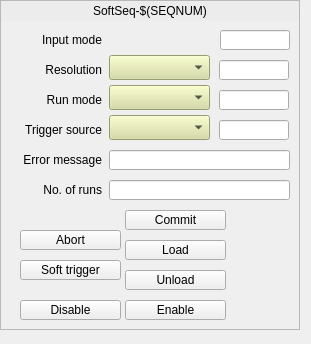
<?xml version="1.0" encoding="UTF-8"?>
<ui version="4.0">
 <class>Form</class>
 <widget class="QWidget" name="Form">
  <property name="geometry">
   <rect>
    <x>0</x>
    <y>0</y>
    <width>311</width>
    <height>344</height>
   </rect>
  </property>
  <property name="windowTitle">
   <string>Form</string>
  </property>
  <widget class="QFrame" name="frame">
   <property name="geometry">
    <rect>
     <x>0</x>
     <y>0</y>
     <width>300</width>
     <height>330</height>
    </rect>
   </property>
   <property name="frameShape">
    <enum>QFrame::StyledPanel</enum>
   </property>
   <property name="frameShadow">
    <enum>QFrame::Raised</enum>
   </property>
   <widget class="QLabel" name="label_8">
    <property name="geometry">
     <rect>
      <x>1</x>
      <y>180</y>
      <width>101</width>
      <height>20</height>
     </rect>
    </property>
    <property name="text">
     <string>No. of runs</string>
    </property>
    <property name="alignment">
     <set>Qt::AlignRight|Qt::AlignTrailing|Qt::AlignVCenter</set>
    </property>
   </widget>
   <widget class="caMessageButton" name="camessagebutton_4">
    <property name="geometry">
     <rect>
      <x>125</x>
      <y>300</y>
      <width>101</width>
      <height>20</height>
     </rect>
    </property>
    <property name="text">
     <string>Enable</string>
    </property>
    <property name="channel" stdset="0">
     <string notr="true">$(EVG):SoftSeq-$(SEQNUM)-Enable-Cmd</string>
    </property>
    <property name="releaseMessage">
     <string notr="true">0</string>
    </property>
   </widget>
   <widget class="caMessageButton" name="camessagebutton_7">
    <property name="geometry">
     <rect>
      <x>20</x>
      <y>260</y>
      <width>101</width>
      <height>20</height>
     </rect>
    </property>
    <property name="text">
     <string>Soft trigger</string>
    </property>
    <property name="channel" stdset="0">
     <string notr="true">$(EVG):SoftSeq-$(SEQNUM)-SoftTrig-Cmd</string>
    </property>
    <property name="releaseMessage">
     <string notr="true">1</string>
    </property>
   </widget>
   <widget class="caMessageButton" name="camessagebutton">
    <property name="geometry">
     <rect>
      <x>125</x>
      <y>210</y>
      <width>101</width>
      <height>20</height>
     </rect>
    </property>
    <property name="text">
     <string>Commit</string>
    </property>
    <property name="channel" stdset="0">
     <string notr="true">$(EVG):SoftSeq-$(SEQNUM)-Commit-Cmd</string>
    </property>
    <property name="releaseMessage">
     <string notr="true">0</string>
    </property>
   </widget>
   <widget class="caLed" name="caled_5">
    <property name="geometry">
     <rect>
      <x>235</x>
      <y>300</y>
      <width>20</width>
      <height>20</height>
     </rect>
    </property>
    <property name="toolTip">
     <string>Master enable for the EVR. If not set then very little will happen.</string>
    </property>
    <property name="rectangular">
     <bool>false</bool>
    </property>
    <property name="channel" stdset="0">
     <string notr="true">$(EVG):SoftSeq-$(SEQNUM)-Enable-RB</string>
    </property>
    <property name="falseColor">
     <color>
      <red>218</red>
      <green>218</green>
      <blue>218</blue>
     </color>
    </property>
    <property name="trueColor">
     <color>
      <red>0</red>
      <green>205</green>
      <blue>0</blue>
     </color>
    </property>
    <property name="undefinedColor">
     <color>
      <red>255</red>
      <green>255</green>
      <blue>255</blue>
     </color>
    </property>
   </widget>
   <widget class="caLed" name="caled_2">
    <property name="geometry">
     <rect>
      <x>235</x>
      <y>210</y>
      <width>20</width>
      <height>20</height>
     </rect>
    </property>
    <property name="toolTip">
     <string>Master enable for the EVR. If not set then very little will happen.</string>
    </property>
    <property name="rectangular">
     <bool>false</bool>
    </property>
    <property name="channel" stdset="0">
     <string notr="true">$(EVG):SoftSeq-$(SEQNUM)-Commit-RB</string>
    </property>
    <property name="falseColor">
     <color>
      <red>218</red>
      <green>218</green>
      <blue>218</blue>
     </color>
    </property>
    <property name="trueColor">
     <color>
      <red>0</red>
      <green>205</green>
      <blue>0</blue>
     </color>
    </property>
    <property name="undefinedColor">
     <color>
      <red>255</red>
      <green>255</green>
      <blue>255</blue>
     </color>
    </property>
   </widget>
   <widget class="caLineEdit" name="calineedit_14">
    <property name="geometry">
     <rect>
      <x>219</x>
      <y>120</y>
      <width>70</width>
      <height>20</height>
     </rect>
    </property>
    <property name="alignment">
     <set>Qt::AlignLeading|Qt::AlignLeft|Qt::AlignVCenter</set>
    </property>
    <property name="channel" stdset="0">
     <string notr="true">$(EVG):SoftSeq-$(SEQNUM)-TrigSrc-RB</string>
    </property>
   </widget>
   <widget class="caLed" name="caled_3">
    <property name="geometry">
     <rect>
      <x>235</x>
      <y>240</y>
      <width>20</width>
      <height>20</height>
     </rect>
    </property>
    <property name="toolTip">
     <string>Master enable for the EVR. If not set then very little will happen.</string>
    </property>
    <property name="rectangular">
     <bool>false</bool>
    </property>
    <property name="channel" stdset="0">
     <string notr="true">$(EVG):SoftSeq-$(SEQNUM)-Load-RB</string>
    </property>
    <property name="falseColor">
     <color>
      <red>218</red>
      <green>218</green>
      <blue>218</blue>
     </color>
    </property>
    <property name="trueColor">
     <color>
      <red>0</red>
      <green>205</green>
      <blue>0</blue>
     </color>
    </property>
    <property name="undefinedColor">
     <color>
      <red>255</red>
      <green>255</green>
      <blue>255</blue>
     </color>
    </property>
   </widget>
   <widget class="caMessageButton" name="camessagebutton_2">
    <property name="geometry">
     <rect>
      <x>125</x>
      <y>240</y>
      <width>101</width>
      <height>20</height>
     </rect>
    </property>
    <property name="text">
     <string>Load</string>
    </property>
    <property name="channel" stdset="0">
     <string notr="true">$(EVG):SoftSeq-$(SEQNUM)-Load-Cmd</string>
    </property>
    <property name="releaseMessage">
     <string notr="true">0</string>
    </property>
   </widget>
   <widget class="caMessageButton" name="camessagebutton_6">
    <property name="geometry">
     <rect>
      <x>20</x>
      <y>230</y>
      <width>101</width>
      <height>20</height>
     </rect>
    </property>
    <property name="text">
     <string>Abort</string>
    </property>
    <property name="channel" stdset="0">
     <string notr="true">$(EVG):SoftSeq-$(SEQNUM)-Abort-Cmd</string>
    </property>
    <property name="releaseMessage">
     <string notr="true">1</string>
    </property>
   </widget>
   <widget class="caLineEdit" name="calineedit_12">
    <property name="geometry">
     <rect>
      <x>219</x>
      <y>60</y>
      <width>70</width>
      <height>20</height>
     </rect>
    </property>
    <property name="alignment">
     <set>Qt::AlignLeading|Qt::AlignLeft|Qt::AlignVCenter</set>
    </property>
    <property name="channel" stdset="0">
     <string notr="true">$(EVG):SoftSeq-$(SEQNUM)-TsResolution-RB</string>
    </property>
   </widget>
   <widget class="caMenu" name="camenu_3">
    <property name="geometry">
     <rect>
      <x>109</x>
      <y>115</y>
      <width>101</width>
      <height>25</height>
     </rect>
    </property>
    <property name="styleSheet">
     <string notr="true">background-color: rgb(212, 219, 157);</string>
    </property>
    <property name="channel" stdset="0">
     <string notr="true">$(EVG):SoftSeq-$(SEQNUM)-TrigSrc-Sel</string>
    </property>
   </widget>
   <widget class="QLabel" name="label_4">
    <property name="geometry">
     <rect>
      <x>1</x>
      <y>60</y>
      <width>101</width>
      <height>20</height>
     </rect>
    </property>
    <property name="text">
     <string>Resolution</string>
    </property>
    <property name="alignment">
     <set>Qt::AlignRight|Qt::AlignTrailing|Qt::AlignVCenter</set>
    </property>
   </widget>
   <widget class="caLed" name="caled_4">
    <property name="geometry">
     <rect>
      <x>235</x>
      <y>270</y>
      <width>20</width>
      <height>20</height>
     </rect>
    </property>
    <property name="toolTip">
     <string>Master enable for the EVR. If not set then very little will happen.</string>
    </property>
    <property name="rectangular">
     <bool>false</bool>
    </property>
    <property name="channel" stdset="0">
     <string notr="true">$(EVG):AcTrig-Bypass-RB</string>
    </property>
    <property name="falseColor">
     <color>
      <red>218</red>
      <green>218</green>
      <blue>218</blue>
     </color>
    </property>
    <property name="trueColor">
     <color>
      <red>0</red>
      <green>205</green>
      <blue>0</blue>
     </color>
    </property>
    <property name="undefinedColor">
     <color>
      <red>255</red>
      <green>255</green>
      <blue>255</blue>
     </color>
    </property>
   </widget>
   <widget class="caMenu" name="camenu_2">
    <property name="geometry">
     <rect>
      <x>109</x>
      <y>85</y>
      <width>101</width>
      <height>25</height>
     </rect>
    </property>
    <property name="styleSheet">
     <string notr="true">background-color: rgb(212, 219, 157);</string>
    </property>
    <property name="channel" stdset="0">
     <string notr="true">$(EVG):SoftSeq-$(SEQNUM)-RunMode-Sel</string>
    </property>
   </widget>
   <widget class="caMenu" name="camenu">
    <property name="geometry">
     <rect>
      <x>109</x>
      <y>55</y>
      <width>101</width>
      <height>25</height>
     </rect>
    </property>
    <property name="styleSheet">
     <string notr="true">background-color: rgb(212, 219, 157);</string>
    </property>
    <property name="channel" stdset="0">
     <string notr="true">$(EVG):SoftSeq-$(SEQNUM)-TsResolution-Sel</string>
    </property>
   </widget>
   <widget class="caMessageButton" name="camessagebutton_5">
    <property name="geometry">
     <rect>
      <x>20</x>
      <y>300</y>
      <width>101</width>
      <height>20</height>
     </rect>
    </property>
    <property name="text">
     <string>Disable</string>
    </property>
    <property name="channel" stdset="0">
     <string notr="true">$(EVG):SoftSeq-$(SEQNUM)-Disable-Cmd</string>
    </property>
    <property name="releaseMessage">
     <string notr="true">1</string>
    </property>
   </widget>
   <widget class="caLineEdit" name="calineedit_13">
    <property name="geometry">
     <rect>
      <x>219</x>
      <y>90</y>
      <width>70</width>
      <height>20</height>
     </rect>
    </property>
    <property name="alignment">
     <set>Qt::AlignLeading|Qt::AlignLeft|Qt::AlignVCenter</set>
    </property>
    <property name="channel" stdset="0">
     <string notr="true">$(EVG):SoftSeq-$(SEQNUM)-RunMode-RB</string>
    </property>
   </widget>
   <widget class="caMessageButton" name="camessagebutton_3">
    <property name="geometry">
     <rect>
      <x>125</x>
      <y>270</y>
      <width>101</width>
      <height>20</height>
     </rect>
    </property>
    <property name="text">
     <string>Unload</string>
    </property>
    <property name="channel" stdset="0">
     <string notr="true">$(EVG):SoftSeq-$(SEQNUM)-Unload-Cmd</string>
    </property>
    <property name="releaseMessage">
     <string notr="true">1</string>
    </property>
   </widget>
   <widget class="QLabel" name="label_5">
    <property name="geometry">
     <rect>
      <x>1</x>
      <y>90</y>
      <width>101</width>
      <height>20</height>
     </rect>
    </property>
    <property name="text">
     <string>Run mode</string>
    </property>
    <property name="alignment">
     <set>Qt::AlignRight|Qt::AlignTrailing|Qt::AlignVCenter</set>
    </property>
   </widget>
   <widget class="QLabel" name="label_7">
    <property name="geometry">
     <rect>
      <x>1</x>
      <y>150</y>
      <width>101</width>
      <height>20</height>
     </rect>
    </property>
    <property name="text">
     <string>Error message</string>
    </property>
    <property name="alignment">
     <set>Qt::AlignRight|Qt::AlignTrailing|Qt::AlignVCenter</set>
    </property>
   </widget>
   <widget class="QLabel" name="label_6">
    <property name="geometry">
     <rect>
      <x>1</x>
      <y>120</y>
      <width>101</width>
      <height>20</height>
     </rect>
    </property>
    <property name="text">
     <string>Trigger source</string>
    </property>
    <property name="alignment">
     <set>Qt::AlignRight|Qt::AlignTrailing|Qt::AlignVCenter</set>
    </property>
   </widget>
   <widget class="caChoice" name="cachoice">
    <property name="geometry">
     <rect>
      <x>109</x>
      <y>30</y>
      <width>101</width>
      <height>20</height>
     </rect>
    </property>
    <property name="toolTip">
     <string>Reverses the output polarity. When set, changes the output from normally low to normally high.</string>
    </property>
    <property name="channel" stdset="0">
     <string notr="true">$(EVG):SoftSeq-$(SEQNUM)-TsInpMode-Sel</string>
    </property>
    <property name="foreground">
     <color>
      <red>0</red>
      <green>0</green>
      <blue>0</blue>
     </color>
    </property>
    <property name="background">
     <color>
      <red>212</red>
      <green>219</green>
      <blue>157</blue>
     </color>
    </property>
    <property name="bordercolor">
     <color>
      <red>0</red>
      <green>0</green>
      <blue>0</blue>
     </color>
    </property>
    <property name="colorMode">
     <enum>caChoice::Static</enum>
    </property>
    <property name="stackingMode" stdset="0">
     <enum>caChoice::Column</enum>
    </property>
    <property name="endBit">
     <number>1</number>
    </property>
   </widget>
   <widget class="caLineEdit" name="calineedit_15">
    <property name="geometry">
     <rect>
      <x>109</x>
      <y>150</y>
      <width>181</width>
      <height>20</height>
     </rect>
    </property>
    <property name="layoutDirection">
     <enum>Qt::LeftToRight</enum>
    </property>
    <property name="alignment">
     <set>Qt::AlignLeading|Qt::AlignLeft|Qt::AlignVCenter</set>
    </property>
    <property name="channel" stdset="0">
     <string notr="true">$(EVG):SoftSeq-$(SEQNUM)-Error-RB</string>
    </property>
   </widget>
   <widget class="caLineEdit" name="calineedit_11">
    <property name="geometry">
     <rect>
      <x>220</x>
      <y>30</y>
      <width>70</width>
      <height>20</height>
     </rect>
    </property>
    <property name="alignment">
     <set>Qt::AlignLeading|Qt::AlignLeft|Qt::AlignVCenter</set>
    </property>
    <property name="channel" stdset="0">
     <string notr="true">$(EVG):SoftSeq-$(SEQNUM)-TsInpMode-RB</string>
    </property>
   </widget>
   <widget class="caLineEdit" name="calineedit_16">
    <property name="geometry">
     <rect>
      <x>109</x>
      <y>180</y>
      <width>181</width>
      <height>20</height>
     </rect>
    </property>
    <property name="layoutDirection">
     <enum>Qt::LeftToRight</enum>
    </property>
    <property name="alignment">
     <set>Qt::AlignLeading|Qt::AlignLeft|Qt::AlignVCenter</set>
    </property>
    <property name="channel" stdset="0">
     <string notr="true">$(EVG):SoftSeq-$(SEQNUM)-NumOfRuns-I</string>
    </property>
   </widget>
   <widget class="QLabel" name="label_3">
    <property name="geometry">
     <rect>
      <x>1</x>
      <y>30</y>
      <width>101</width>
      <height>20</height>
     </rect>
    </property>
    <property name="text">
     <string>Input mode</string>
    </property>
    <property name="alignment">
     <set>Qt::AlignRight|Qt::AlignTrailing|Qt::AlignVCenter</set>
    </property>
   </widget>
   <widget class="caLabel" name="calabel_2">
    <property name="geometry">
     <rect>
      <x>1</x>
      <y>1</y>
      <width>298</width>
      <height>20</height>
     </rect>
    </property>
    <property name="styleSheet">
     <string notr="true">background-color: rgb(236, 236, 236, 255);</string>
    </property>
    <property name="text">
     <string>SoftSeq-$(SEQNUM)</string>
    </property>
    <property name="alignment">
     <set>Qt::AlignCenter</set>
    </property>
   </widget>
  </widget>
 </widget>
 <customwidgets>
  <customwidget>
   <class>caMenu</class>
   <extends>QComboBox</extends>
   <header>caMenu</header>
  </customwidget>
  <customwidget>
   <class>caChoice</class>
   <extends>QWidget</extends>
   <header>caChoice</header>
  </customwidget>
  <customwidget>
   <class>caMessageButton</class>
   <extends>QPushButton</extends>
   <header>caMessageButton</header>
  </customwidget>
  <customwidget>
   <class>caLabel</class>
   <extends>QLabel</extends>
   <header>caLabel</header>
  </customwidget>
  <customwidget>
   <class>caLed</class>
   <extends>QWidget</extends>
   <header>caLed</header>
  </customwidget>
  <customwidget>
   <class>caLineEdit</class>
   <extends>QLineEdit</extends>
   <header>caLineEdit</header>
  </customwidget>
 </customwidgets>
 <resources/>
 <connections/>
</ui>
